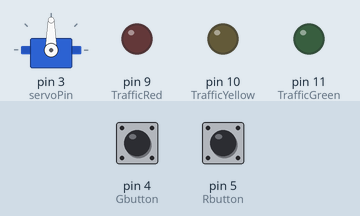
Recording of a sketch running on a simulated Arduino Uno, built with avr-gcc and run on an emulated ATmega328P. On the bench: servo, output pins drawn as LEDs (lit = HIGH). Dashed ring = blinking. The inputs (shaded band) are chosen by the test bench; at power-on: pin 4 (Gbutton) LOW, pin 5 (Rbutton) LOW.

Above: at 1.2 s.
1.3 s: pin 4 (Gbutton) pulled HIGH for 0.15 s
At 3.8 s:
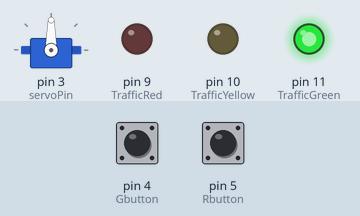
4.1 s: pin 5 (Rbutton) pulled HIGH for 3.2 s
At 4.9 s:
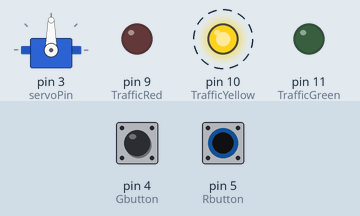
9.2 s: pin 4 (Gbutton) pulled HIGH for 1 s
At 10.0 s:
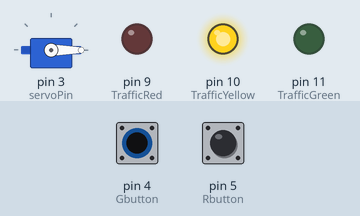
12.0 s: pin 4 (Gbutton) pulled HIGH for 0.15 s
At 12.8 s:
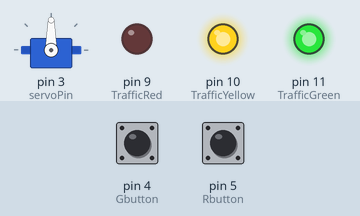
14.5 s: pin 4 (Gbutton) pulled HIGH for 3.2 s
At 15.3 s:
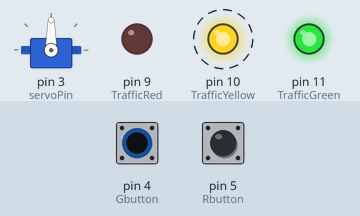
19.6 s: pin 5 (Rbutton) pulled HIGH for 0.15 s
At 21.4 s:
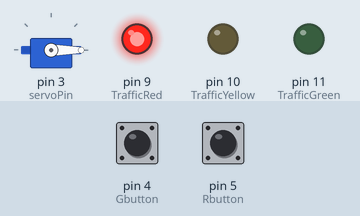
Timing chart, 0 to 22.9 s (numbered marks = the images above; inputs shaded):
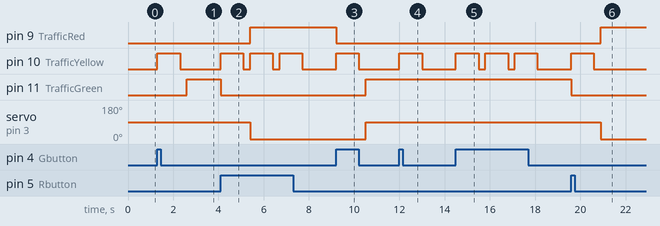

Measured:
- after the input at 1.3 s, pin 10 (TrafficYellow): LOW → HIGH at once, → LOW 1.0 s later; pin 11 (TrafficGreen): LOW → HIGH after 1.3 s
- after the input at 4.1 s, pin 9 (TrafficRed): LOW → HIGH after 1.3 s; pin 10 (TrafficYellow): alternates HIGH for 1.0 s and LOW for 0.30 s, starting at once; pin 11 (TrafficGreen): HIGH → LOW at once; servo on pin 3 (servoPin): 90° → 0° after 1.3 s
- after the input at 9.2 s, pin 9 (TrafficRed): HIGH → LOW at once; pin 10 (TrafficYellow): LOW → HIGH at once, → LOW 1.0 s later; pin 11 (TrafficGreen): LOW → HIGH after 1.3 s; servo on pin 3 (servoPin): 0° → 90° after 1.3 s
- after the input at 12.0 s, pin 10 (TrafficYellow): LOW → HIGH at once, → LOW 1.0 s later
- after the input at 14.5 s, pin 10 (TrafficYellow): alternates HIGH for 1.0 s and LOW for 0.30 s, starting at once
- after the input at 19.6 s, pin 9 (TrafficRed): LOW → HIGH after 1.3 s; pin 10 (TrafficYellow): LOW → HIGH at once, → LOW 1.0 s later; pin 11 (TrafficGreen): HIGH → LOW at once; servo on pin 3 (servoPin): 90° → 0° after 1.3 s

The sketch:

TRAFFIC_Light_Kit.ino
```cpp
// Servo모터 라이브러리는 아두이노에 기본적으로 포함되어 있습니다
#include <Servo.h>                // 서보모터 라이브러리 헥사파일을 불러옵니다

Servo myservo;                    // 서보모터의 이름을 myservo로 설정합니다

int servoPin = 3;                 // 서보모터 제어선을 3번핀으로 선언합니다
int Gbutton = 4;                  // 그린버튼 제어선을 4번핀으로 선언합니다
int Rbutton = 5;                  // 레드버튼 제어선을 5번핀으로 선언합니다

int Green_SW = 0;                 // loop에서 사용할 Green_SW 변수를 선언합니다
int Red_SW = 0;                   // loop에서 사용할 Red_SW 변수를 선언합니다

int TrafficRed = 9;               // 신호등 Red LED 제어선을 9번핀으로 선언합니다
int TrafficYellow = 10;           // 신호등 Yellow LED 제어선을 10번핀으로 선언합니다
int TrafficGreen = 11;            // 신호등 Green LED 제어선을 11번핀으로 선언합니다


void setup()
{
  pinMode(servoPin, OUTPUT);      // 서보모터 제어핀을 출력으로 설정합니다
  myservo.attach(servoPin);       // 서보모터가 servoPin(3번)에 접속되도록 설정합니다
  myservo.write(90);              // 서보모터를 90도에서 시작하게 설정합니다

  pinMode(Gbutton, INPUT);        // 그린버튼 제어핀을 입력으로 설정합니다
  pinMode(Rbutton, INPUT);        // 레드버튼 제어핀을 입력으로 설정합니다
  digitalWrite(Gbutton, 0);       // 그린버튼을 시작할때 설정을 초기화합니다
  digitalWrite(Rbutton, 0);       // 레드버튼을 시작할때 설정을 초기화합니다

  pinMode(TrafficRed, OUTPUT);    // 신호등 Red LED 제어핀을 출력으로 설정합니다
  pinMode(TrafficYellow, OUTPUT); // 신호등 Yellow LED 제어핀을 출력으로 설정합니다
  pinMode(TrafficGreen, OUTPUT);  // 신호등 Green LED 제어핀을 출력으로 설정합니다
}

void loop()
{
  Green_SW = digitalRead(Gbutton);   // 그린버튼을 디지털신호로 읽어서 선언된 변수 Green_SW에 저장합니다
  Red_SW = digitalRead(Rbutton);     // 레드버튼을 디지털신호로 읽어서 선언된 변수 Red_SW에 저장합니다

  if (Green_SW == HIGH) {              // 만약 Green_SW변수가 HIGH라면
    digitalWrite(TrafficRed, LOW);     // 신호등 Red LED를 꺼라
    digitalWrite(TrafficYellow, HIGH); // 신호등 Yellow LED를 켜라
    delay(1000);                       // 1초간 켜지고
    digitalWrite(TrafficYellow, LOW);  // 신호등 Yellow LED를 꺼라
    delay(300);                        // 0.3초간 꺼지고
    digitalWrite(TrafficGreen, HIGH);  // 신호등 Green LED를 켜라
    myservo.write(90);                 // 서보모터를 90도로 움직여라
  }

  if (Red_SW == HIGH) {                // 만약 Red_SW변수가 HIGH라면
    digitalWrite(TrafficGreen, LOW);   // 신호등 Green LED를 꺼라
    digitalWrite(TrafficYellow, HIGH); // 신호등 Yellow LED를 켜라
    delay(1000);                       // 1초간 켜지고
    digitalWrite(TrafficYellow, LOW);  // 신호등 Yellow LED를 꺼라
    delay(300);                        // 0.3초간 꺼지고
    digitalWrite(TrafficRed, HIGH);    // 신호등 Red LED를 켜라
    myservo.write(0);                  // 서보모터를 0도로 움직여라
  }

}
```
